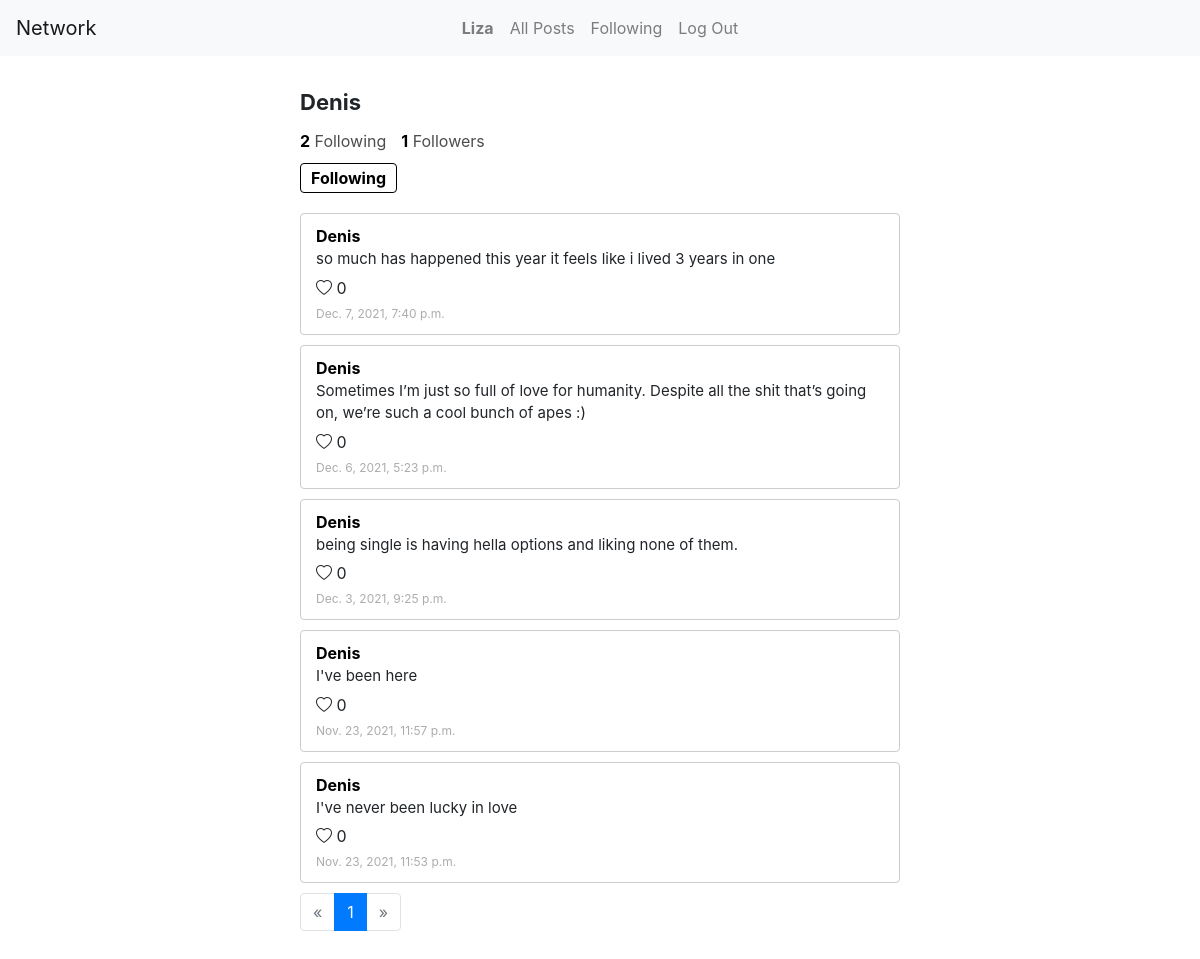
/Denis/profile (signed in), run on an earlier commit of the app's database.
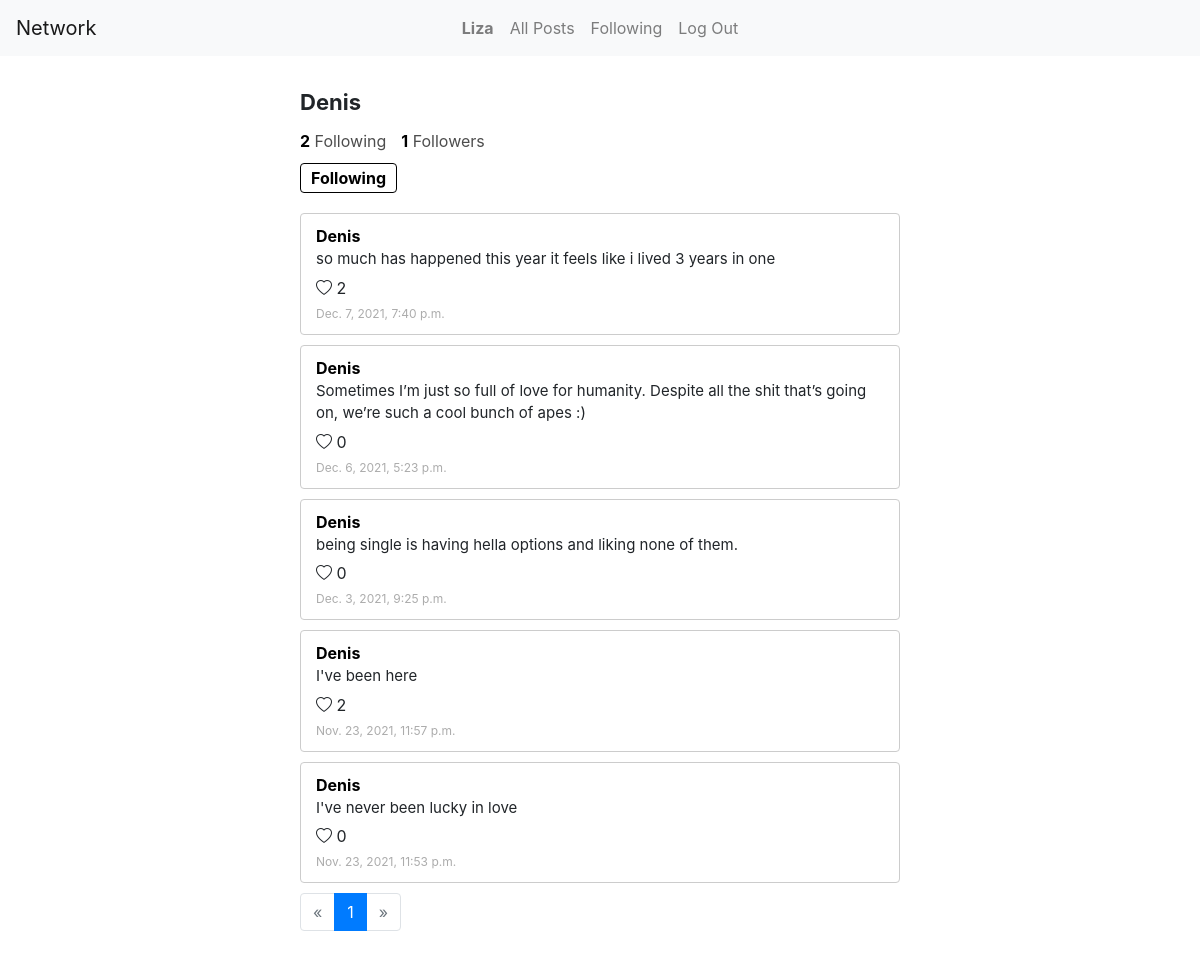
And on a later commit of the database.
### network/models.py (models this page shows)
class Posts(models.Model):
    content = models.TextField()
    date =  models.DateTimeField(auto_now_add=True)
    user = models.ForeignKey(User, on_delete=models.CASCADE)
    likers = models.ManyToManyField(User, related_name='liked', blank=True)
    likesCount = models.IntegerField(default=0)

class User(AbstractUser):
    pass

### network/views.py (the view)
# urls.py: path("<username>/profile", views.profile, name="profile"),
def profile(request, username):
    if request.user.is_authenticated:
        user = User.objects.get(username=username)
        posts = Posts.objects.filter(user=user).order_by("-date")
        followers_count = User_Followers.objects.filter(user=user).count()
        following_count = User_Followers.objects.filter(follower=user).count()
        if request.user == user:
            my_profile = True
            is_following = False
        else:
            my_profile = False
            if User_Followers.objects.filter(user=user, follower=request.user).count() > 0:
                is_following = True
            else:
                is_following = False
        for post in posts:
            post.likesCount = post.likers.count()
            post.save()
        paginator = Paginator(posts, 10)
        page_number = request.GET.get('page')
        page_obj = paginator.get_page(page_number)
        return render(request, "network/profile.html", {
            "profile_user": user,
            "page_obj": page_obj,
            "followers_count": followers_count,
            "following_count": following_count,
            "my_profile": my_profile,
            "is_following": is_following
        })
    else:
        return render(request, "network/login.html")

### network/templates/network/profile.html (shortened to what this page needs)
{% extends "network/layout.html" %}
{% block body %}
<div>
    <div class="profileUsername">{{profile_user.username}}</div>
</div>
<div class="followers">
    <div class="followersCount">
        <a href="{% url 'following' profile_user.username %}"><span class="followersNumber">{{following_count}}</span> Following</a>
    </div>
    <div class="followersCount">
        <a href="{% url 'followers' profile_user.username %}"><span class="followersNumber" id="followersCount">{{followers_count}}</span> Followers</a>
    </div>
</div>
{% if not my_profile %}
    {% if is_following %}
    <div>
        <button class="followButton" id="following">Following</button>
    </div>
    {% else %}
    <div>
        <button class="followButton" id="follow">Follow</button>
    </div>
    {% endif %}
{% endif %}
{% for post in page_obj%}
    <div class="post">
        <div class="username">{{post.user.username}}</div>
        <div class="content" id="content-{{post.id}}">{{post.content}}</div>
        <div id="likeIcon">
          <span>
            {% if user in post.likers.all %}
            <i class="like_button bi bi-heart-fill" data-id="{{post.id}}"></i>
            {% else %}
            <i class="like_button bi bi-heart" data-id="{{post.id}}"></i>
            {% endif %}
            <span id="likes-{{post.id}}">{{post.likesCount}}</span>
          </span>
        </div>
        <small>{{post.date}}</small>
    </div>
{%endfor%}
{% if page_obj %}
<nav aria-label="Page navigation">
  <ul class="pagination">
    {% if page_obj.has_previous %}
    <li class="page-item">
      <a class="page-link" href="?page={{ page_obj.previous_page_number }}" aria-label="Previous">
        <span aria-hidden="true">&laquo;</span>
      </a>
    </li>
    {% else %}
    <li class="page-item disabled">
      <a class="page-link" href="#" aria-label="Previous">
        <span aria-hidden="true">&laquo;</span>
      </a>
    </li>
    {% endif %}
    {% for page in page_obj.paginator.page_range %}
    {% if page == page_obj.number %}
    <li class="page-item active">
      <a class="page-link" href="?page={{ page }}">{{ page }}</a>
    </li>
    {% else %}
    <li class="page-item">
      <a class="page-link" href="?page={{ page }}">{{ page }}</a>
    </li>
    {% endif %}
    {% endfor %}
    {% if page_obj.has_next %}
    <li class="page-item">
      <a class="page-link" href="?page={{ page_obj.next_page_number }}" aria-label="Next">
        <span aria-hidden="true">&raquo;</span>
      </a>
    </li>
    {% else %}
    <li class="page-item disabled">
      <a class="page-link" href="#" aria-label="Next">
        <span aria-hidden="true">&raquo;</span>
      </a>
    </li>
    {% endif %}
  </ul>
</nav>
{% endif %}
{% endblock %}

What changed in the data, as far as the page shows it:
changed Posts "so much has happened this year it feels like i lived 3 years in one": likesCount "0" → "2"
changed Posts "I've been here": likesCount "0" → "2"
